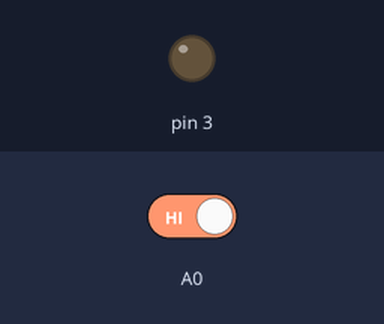
Recording of a sketch running on a simulated Arduino Uno, built with avr-gcc and run on an emulated ATmega328P. Shown: output pins drawn as LEDs (lit = HIGH). Inputs (shaded band) come from the test bench; at power-on: A0 HIGH.

Above: at 1.2 s.
1.3 s: A0 driven LOW
At 2.0 s:
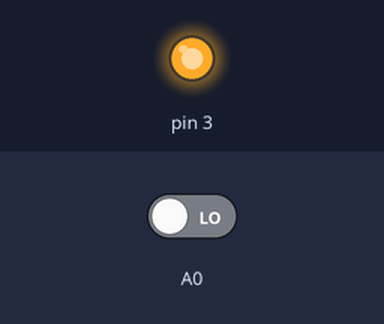
2.8 s: A0 driven HIGH
At 3.1 s:
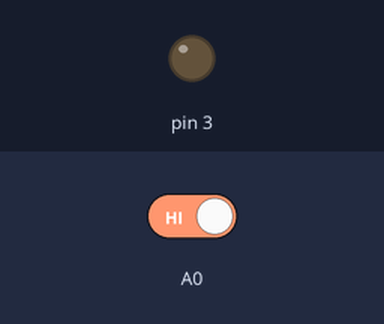
Timing chart, 0 to 5.8 s (numbered marks = the images above; inputs shaded):
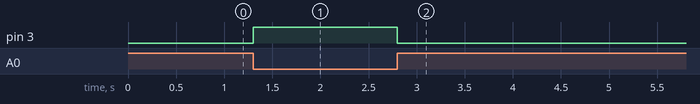

Measured:
- after the input at 1.3 s, pin 3: LOW → HIGH at once
- after the input at 2.8 s, pin 3: HIGH → LOW at once

The sketch:

DGlightLEDA.mix.ino
```cpp
void setup(){
  pinMode(A0, INPUT);
  pinMode(3, OUTPUT);
}

void loop(){
  if (digitalRead(A0) == false) {
    digitalWrite(3,HIGH);

  } else {
    digitalWrite(3,LOW);

  }


}
```
